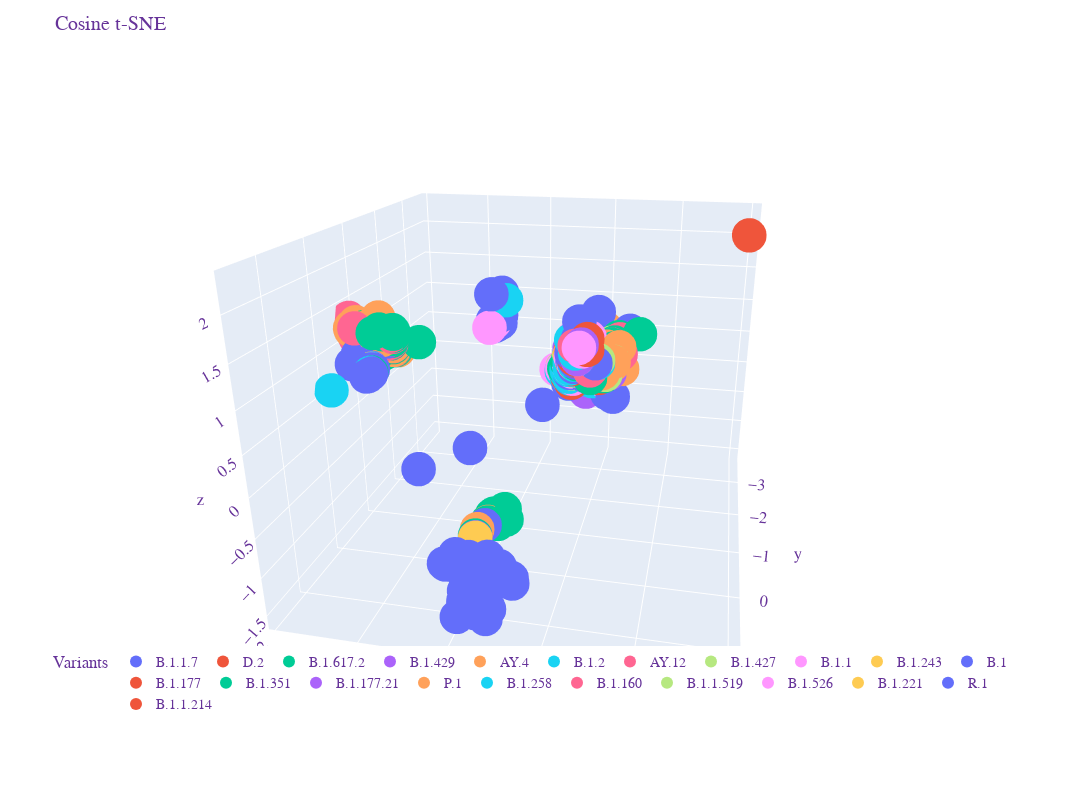

Notebook source saved alongside this figure:
### Code cell
import plotly.express as px


x, y, z = list(zip(*X_embedded_orig))
df = px.data.iris()
fig = px.scatter_3d(df, x=x, y=y, z=z,
              color= variants_name, width=1200, height=800)
fig.update_traces(marker_size=12)
fig.update_layout(
    title="Cosine t-SNE",
    xaxis_title="X Axis Title",
    yaxis_title="Y Axis Title",
    legend_title="Variants",
    font=dict(
        family="Courier New, monospace",
        size=14,
        color="RebeccaPurple"
    ),
    legend=dict(
    orientation="h",
    yanchor="bottom",
    y=0,
    xanchor="right",
    x=1
)
#     legend=dict(
#         x=0,
#         y=1,
#         traceorder="reversed",
#         title_font_family="Times New Roman",
#         font=dict(
#             family="Courier",
#             size=20,
#             color="black"
#         ),
#         bgcolor="LightSteelBlue",
#         bordercolor="Black",
#         borderwidth=2
#     )
)



fig.show()
